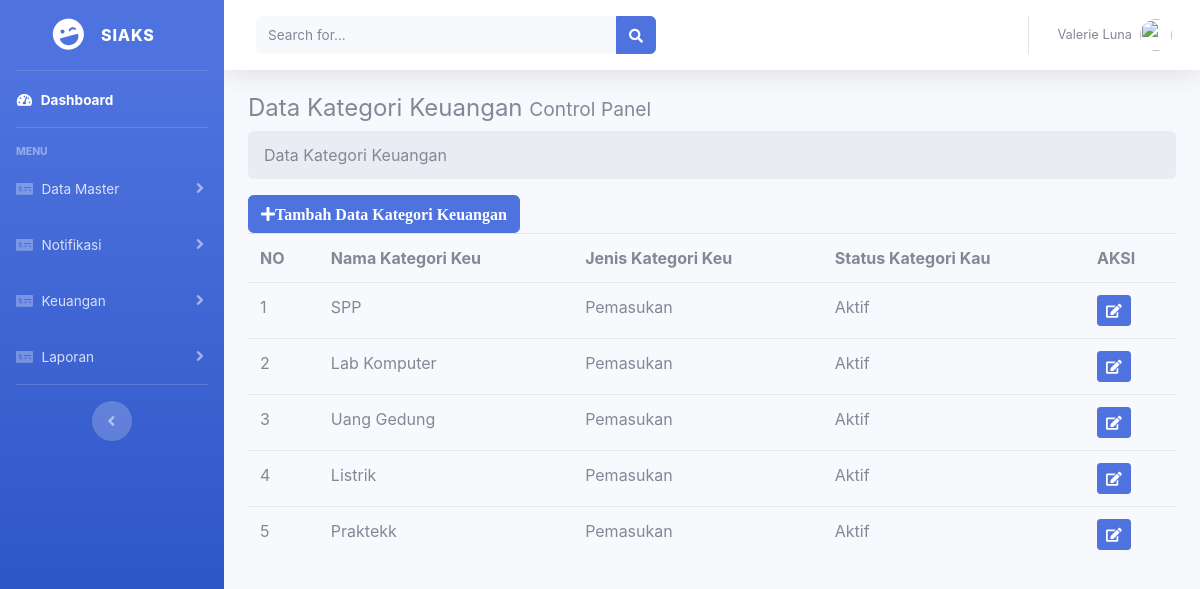
/index.php/kategori_keu, run on the app's committed database.
### tables this page shows
CREATE TABLE `tbl_kategori_keu` (
  `id_kk` varchar(50) NOT NULL,
  `nama_kk` varchar(50) NOT NULL,
  `jenis_kk` varchar(100) NOT NULL,
  `status_kk` varchar(50) NOT NULL
);

### application/controllers/kategori_keu.php (called while the page is built, shortened)
<?php
class Kategori_keu extends CI_Controller {
    public function index()
    {
       $data['Kategori_keu'] = $this->m_kk->tampil_data()->result();
        $this->load->view('templates/header');
		$this->load->view('templates/sidebar');
		$this->load->view('v_kategori_keu',$data);
		$this->load->view('templates/footer');
    }
}
?>

### index.php (called while the page is built, shortened)
<?php
require_once BASEPATH.'core/CodeIgniter.php';

### application/models/m_kk.php (called while the page is built, shortened)
<?php
class M_kk extends CI_Model {
    public function tampil_data()
   {
       return $this->db->get('tbl_kategori_keu');
    }
}
?>

### application/views/v_kategori_keu.php (the view, shortened to what this page needs)
<div class="conten-wrapper container-fluid">
<section class="content-header">
<h4>
Data Kategori Keuangan
<small> Control Panel</small>
</h4>
<ol class="breadcrumb">
<li class="active">Data Kategori Keuangan</li>
</ol>
</section>
<section class="content">
<button class="btn btn-primary" data-toggle="modal" data-target="#exampleModal"><i class="fa fa-plus">Tambah Data Kategori Keuangan</i></button>
<table class="table">
<tr>
<th>NO</th>
<th>Nama Kategori Keu</th>
<th>Jenis Kategori Keu</th>
<th>Status Kategori Kau</th>
<th colspan="2">AKSI</th>
</tr>
<?php
$no = 1;
foreach ($Kategori_keu as $kk) : ?>
<tr>
<td><?php echo $no++ ?></td>
<td><?php echo $kk->nama_kk ?></td>
<td><?php echo $kk->jenis_kk ?></td>
<td><?php echo $kk->status_kk ?></td>
<td><?php echo anchor('kategori_keu/edit_kk/'.$kk->id_kk,'<div class="btn btn-primary btn-sm"><i class="fa fa-edit"></i></div>') ?></td>
</tr>
<?php endforeach; ?>
</table>
</section>
</div>

### data on the page
tbl_kategori_keu: nama_kk "SPP", jenis_kk "Pemasukan", status_kk "Aktif"
tbl_kategori_keu: nama_kk "Lab Komputer", jenis_kk "Pemasukan", status_kk "Aktif"
tbl_kategori_keu: nama_kk "Uang Gedung", jenis_kk "Pemasukan", status_kk "Aktif"
tbl_kategori_keu: nama_kk "Listrik", jenis_kk "Pemasukan", status_kk "Aktif"
tbl_kategori_keu: nama_kk "Praktekk", jenis_kk "Pemasukan", status_kk "Aktif"
